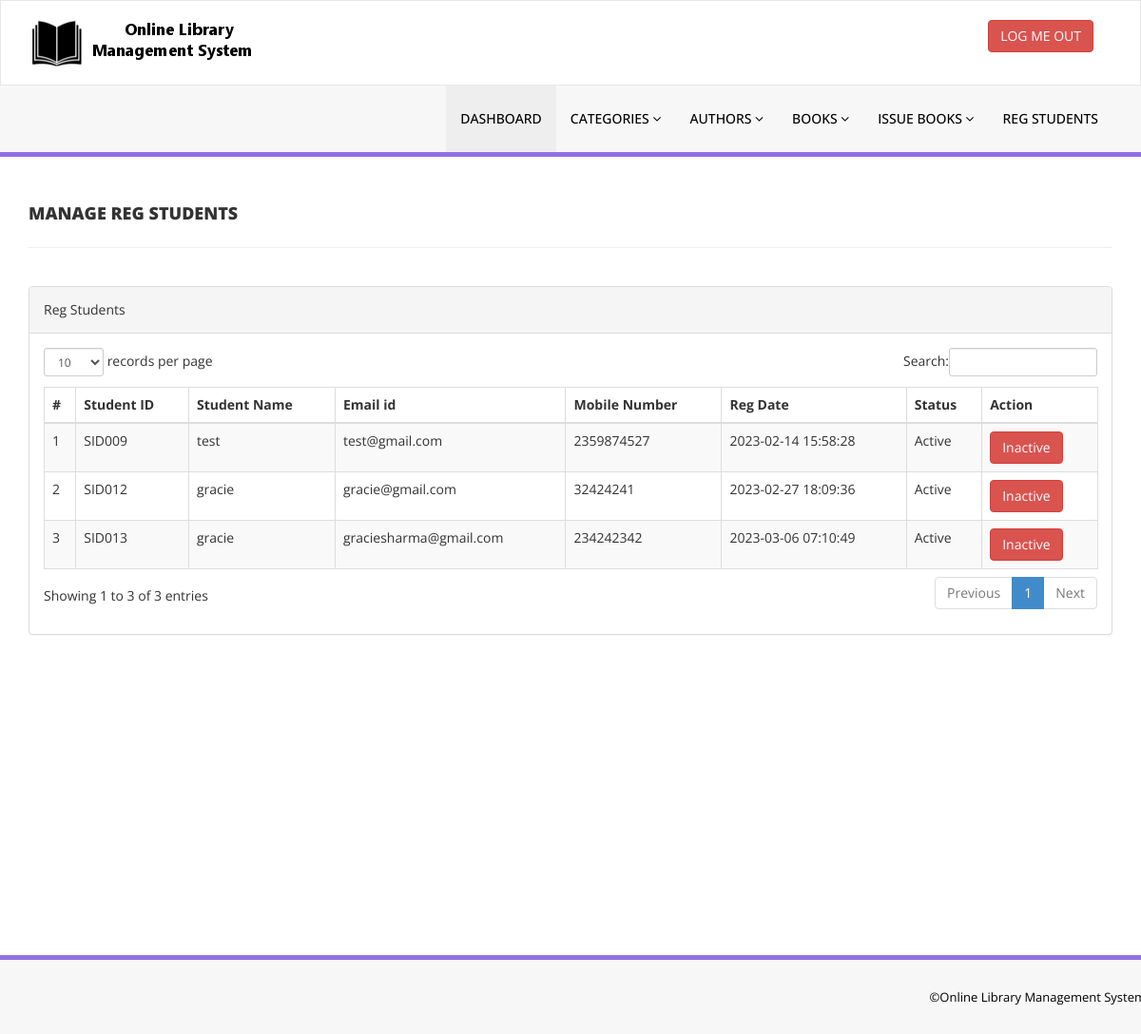
The app's page /admin/reg-students.php (signed in) with its own data.
### tables this page shows
CREATE TABLE `tblstudents` (
  `id` int(11) NOT NULL,
  `StudentId` varchar(100) DEFAULT NULL,
  `FullName` varchar(120) DEFAULT NULL,
  `EmailId` varchar(120) DEFAULT NULL,
  `MobileNumber` char(11) DEFAULT NULL,
  `Password` varchar(120) DEFAULT NULL,
  `Status` int(1) DEFAULT NULL,
  `RegDate` timestamp NULL DEFAULT current_timestamp(),
  `UpdationDate` timestamp NULL DEFAULT NULL ON UPDATE current_timestamp()
);

### admin/reg-students.php (the view, shortened to what this page needs)
<?php
include('includes/config.php');
if(strlen($_SESSION['alogin'])==0)
    {
header('location:index.php');
}
else{
    ?>
<!DOCTYPE html>
<html xmlns="http://www.w3.org/1999/xhtml">
<head>
    <link href="assets/css/bootstrap.css" rel="stylesheet" />
    <link href="assets/css/font-awesome.css" rel="stylesheet" />
    <link href="assets/js/dataTables/dataTables.bootstrap.css" rel="stylesheet" />
    <link href="assets/css/style.css" rel="stylesheet" />
</head>
<body>
<?php include('includes/header.php');?>
    <div class="content-wrapper">
         <div class="container">
        <div class="row pad-botm">
            <div class="col-md-12">
                <h4 class="header-line">Manage Reg Students</h4>
    </div>
        </div>
            <div class="row">
                <div class="col-md-12">
                    <div class="panel panel-default">
                        <div class="panel-heading">
                          Reg Students
                        </div>
                        <div class="panel-body">
                            <div class="table-responsive">
                                <table class="table table-striped table-bordered table-hover" id="dataTables-example">
                                    <thead>
                                        <tr>
                                            <th>#</th>
                                            <th>Student ID</th>
                                            <th>Student Name</th>
                                            <th>Email id </th>
                                            <th>Mobile Number</th>
                                            <th>Reg Date</th>
                                            <th>Status</th>
                                            <th>Action</th>
                                        </tr>
                                    </thead>
                                    <tbody>
<?php $sql = "SELECT * from tblstudents";
$query = $dbh -> prepare($sql);
$query->execute();
$results=$query->fetchAll(PDO::FETCH_OBJ);
$cnt=1;
if($query->rowCount() > 0)
{
foreach($results as $result)
{               ?>
                                        <tr class="odd gradeX">
                                            <td class="center"><?php echo htmlentities($cnt);?></td>
                                            <td class="center"><?php echo htmlentities($result->StudentId);?></td>
                                            <td class="center"><?php echo htmlentities($result->FullName);?></td>
                                            <td class="center"><?php echo htmlentities($result->EmailId);?></td>
                                            <td class="center"><?php echo htmlentities($result->MobileNumber);?></td>
                                             <td class="center"><?php echo htmlentities($result->RegDate);?></td>
                                            <td class="center"><?php if($result->Status==1)
                                            {
                                                echo htmlentities("Active");
                                            } else {
                                            echo htmlentities("Blocked");
}
                                            ?></td>
                                            <td class="center">
<?php if($result->Status==1)
 {?>
<a href="reg-students.php?inid=<?php echo htmlentities($result->id);?>" onclick="return confirm('Are you sure you want to block this student?');"" >  <button class="btn btn-danger"> Inactive</button>
<?php } else {?>
                                            <a href="reg-students.php?id=<?php echo htmlentities($result->id);?>" onclick="return confirm('Are you sure you want to active this student?');""><button class="btn btn-primary"> Active</button>
                                            <?php } ?>
                                            </td>
                                        </tr>
 <?php $cnt=$cnt+1;}} ?>
                                    </tbody>
                                </table>
                            </div>
                        </div>
                    </div>
                </div>
            </div>
    </div>
    </div>
  <?php include('includes/footer.php');?>
</body>
</html>
<?php } ?>

### admin/assets/css/style.css (style rules this page uses)
.content-wrapper { margin-top: 40px; min-height:800px; padding-bottom:90px; }
.header-line { font-weight:900; padding-bottom:25px; border-bottom:1px solid #eeeeee; text-transform:uppercase; }
.pad-botm { padding-bottom:30px; }

### records on screen
tblstudents: StudentId "SID009", FullName "test", EmailId "test@gmail.com", MobileNumber "2359874527", RegDate "2023-02-14 15:58:28"
tblstudents: StudentId "SID012", FullName "gracie", EmailId "gracie@gmail.com", MobileNumber "32424241", RegDate "2023-02-27 18:09:36"
tblstudents: StudentId "SID013", FullName "gracie", EmailId "graciesharma@gmail.com", MobileNumber "234242342", RegDate "2023-03-06 07:10:49"
